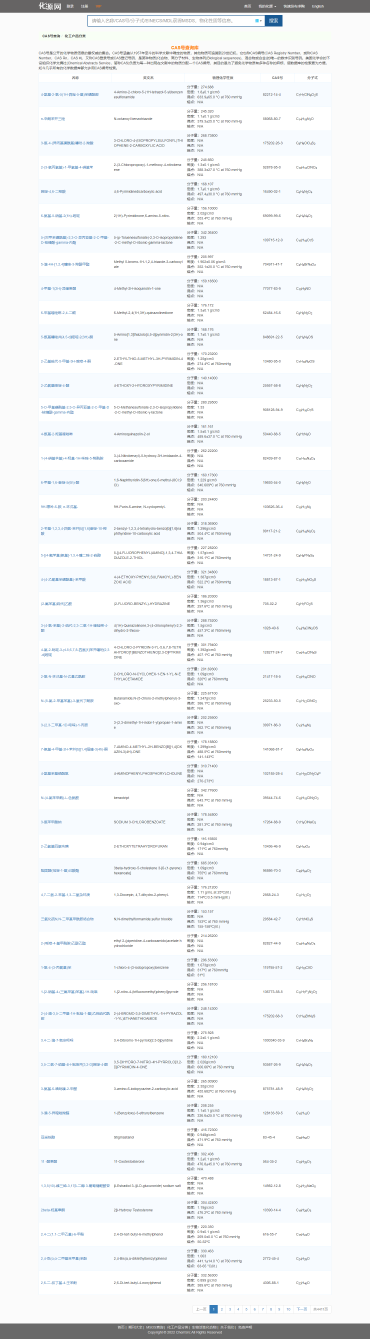
#> input picture image1.png, 1479 x 5354 px, given in place of geeks.png, which was not available (shown at 1/4 size)
$ python 54.Cartooning.py
#> lines starting #> are read from the running program, lines starting #| are printed output that depends on the picture; after the words box and inside, x2 and y2 are one past the last pixel; in counts of white or black regions, pixels touching at a corner belong together; pictures that were not available may be replaced by others from this repository, and a replacement may not be noted
import cv2
class Cartoonizer:
# """Cartoonizer effect
# A class that applies a cartoon effect to an image.
# The class uses a bilateral filter and adaptive thresholding to create
# a cartoon effect.
# """
    def __init__(self):
        pass

    def render(self, img_rgb):
        img_rgb = cv2.imread(img_rgb)
#> img_rgb is the input picture: shape (5354, 1479, 3); mean B, G, R 247, 245.3, 243.5
        img_rgb = cv2.resize(img_rgb, (600,600))
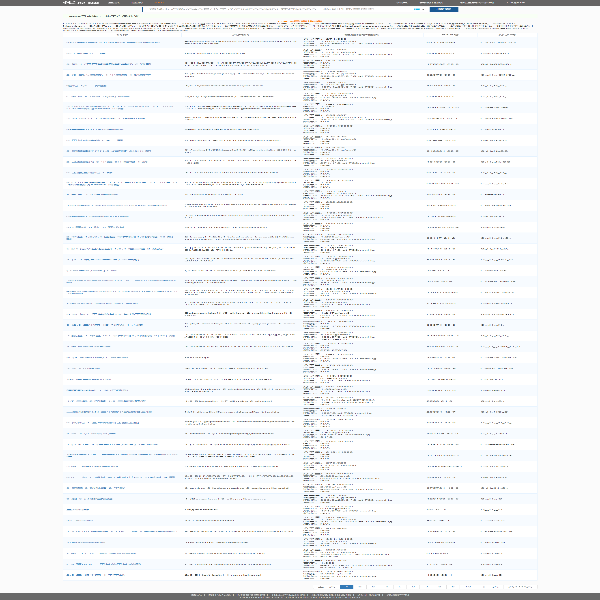
#> img_rgb: shape (600, 600, 3); mean B, G, R 246.9, 245.2, 243.4
        numDownSamples = 2 # number of downscaling steps
        numBilateralFilters = 50 # number of bilateral filtering steps

# -- STEP 1 --

# downsample image using Gaussian pyramid
        img_color = img_rgb
        for _ in range(numDownSamples):
            img_color = cv2.pyrDown(img_color)
#> this loop made 2 passes
#> pass 1, in render, `img_color = cv2.pyrDown(img_color)`:
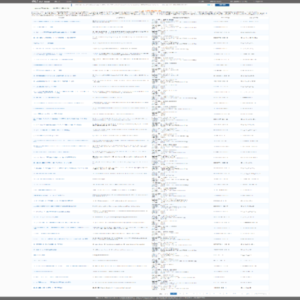
#> img_color: shape (300, 300, 3); mean B, G, R 247, 245.3, 243.5

#cv2.imshow("downcolor",img_color)
#cv2.waitKey(0)
# repeatedly apply small bilateral filter instead of applying
# one large filter:edge preserving
        for _ in range(numBilateralFilters):
            img_color = cv2.bilateralFilter(img_color, 9, 9, 7)
#> img_color: shape (150, 150, 3)

#cv2.imshow("bilateral filter",img_color)
#cv2.waitKey(0)
# upsample image to original size
        for _ in range(numDownSamples):
            img_color = cv2.pyrUp(img_color)
#cv2.imshow("upscaling",img_color)
#cv2.waitKey(0)

# -- STEPS 2 and 3 --
# convert to grayscale and apply median blur:removing the noise
        img_gray = cv2.cvtColor(img_rgb, cv2.COLOR_RGB2GRAY)
        img_blur = cv2.medianBlur(img_gray, 3)
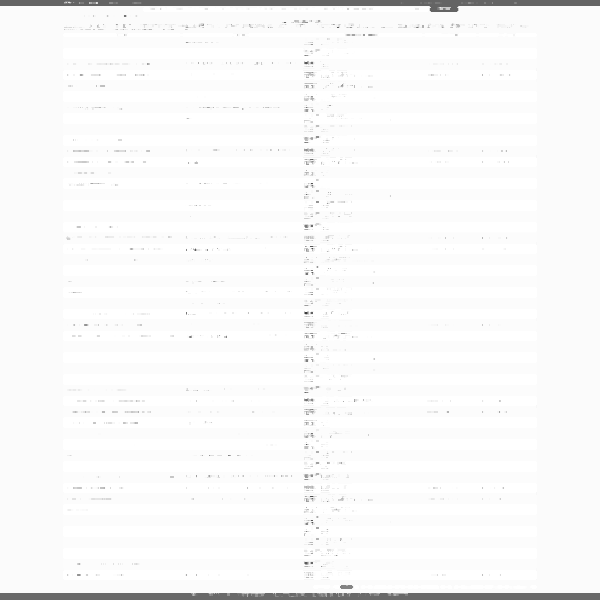
#> img_blur: shape (600, 600); min 58, max 255, mean 248.9
#cv2.imshow("grayscale+median blur",img_color)
#cv2.waitKey(0)

# -- STEP 4 --
# detect and enhance edges
# cv2.adaptiveThreshold(src, maxValue, adaptiveMethod, thresholdType, blockSize, C, dst=None)
# src：灰度化的图片
# maxValue：满足条件的像素点需要设置的灰度值
# adaptiveMethod：自适应方法。有2种：ADAPTIVE_THRESH_MEAN_C 或 ADAPTIVE_THRESH_GAUSSIAN_C
# thresholdType：二值化方法，可以设置为THRESH_BINARY或者THRESH_BINARY_INV
# blockSize：分割计算的区域大小，取奇数
# C：常数，每个区域计算出的阈值的基础上在减去这个常数作为这个区域的最终阈值，可以为负数
# dst：输出图像，可选
        img_edge = cv2.adaptiveThreshold(img_blur, 255,
                cv2.ADAPTIVE_THRESH_MEAN_C,
                cv2.THRESH_BINARY, 9, 2)
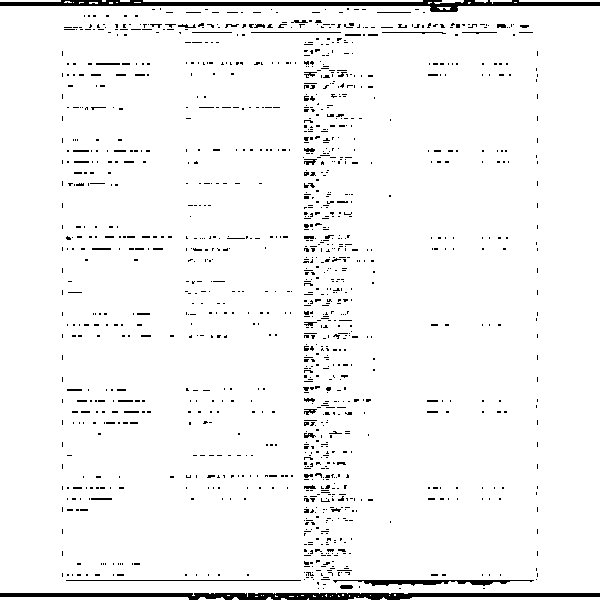
#> img_edge: shape (600, 600); 96.1% white; 1268 black regions (1211 under 20 px), largest, box (x1, y1, x2, y2) and area: (0, 593, 600, 600) 2837, (0, 0, 600, 12) 2651, (333, 580, 534, 586) 648
#cv2.imshow("edge",img_edge)
#cv2.waitKey(0)

# -- STEP 5 --
# convert back to color so that it can be bit-ANDed with color image
        (x,y,z) = img_color.shape
#> x = 600; y = 600; z = 3
        img_edge = cv2.resize(img_edge,(y,x))
        img_edge = cv2.cvtColor(img_edge, cv2.COLOR_GRAY2RGB)
        cv2.imwrite("edge.png",img_edge)
#cv2.imshow("step 5", img_edge)
#cv2.waitKey(0)
#img_edge = cv2.resize(img_edge,(i for i in img_color.shape[:2]))
#print img_edge.shape, img_color.shape
# bitwise AND of two images
# Syntax: cv2.bitwise_and(source1, source2, destination, mask)
# Parameters:
# source1: First Input Image array(Single-channel, 8-bit or floating-point)
# source2: Second Input Image array(Single-channel, 8-bit or floating-point)
# dest: Output array (Similar to the dimensions and type of Input image array)
# mask: Operation mask, Input / output 8-bit single-channel mask
        return cv2.bitwise_and(img_color, img_edge)

tmp_canvas = Cartoonizer()

file_name = r'H:\MyGitCodes\Python\OpenCV-Tutorials\geeks.png' #File_name will come here
res = tmp_canvas.render(file_name)

cv2.imwrite("Cartoon version.jpg", res)
cv2.imshow("Cartoon version", res)
cv2.waitKey(0)
cv2.destroyAllWindows()

#_______________________________________________________
# importing libraries
import cv2
import numpy as np

# reading image
img = cv2.imread(r'H:\MyGitCodes\Python\OpenCV-Tutorials\geeks.png')

# Edges
gray = cv2.cvtColor(img, cv2.COLOR_BGR2GRAY)
gray = cv2.medianBlur(gray, 5)
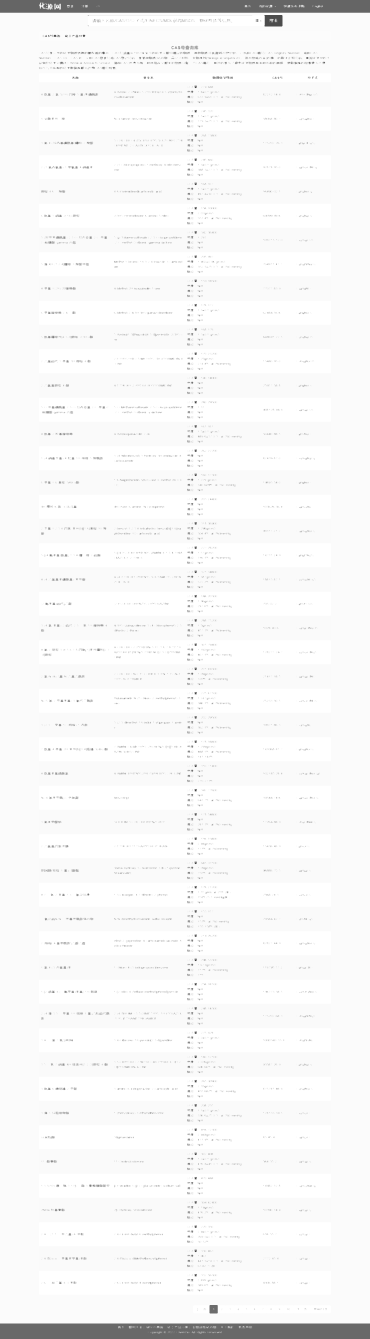
#> gray: shape (5354, 1479) (shown at 1/4 size); min 51, max 255, mean 247.7
edges = cv2.adaptiveThreshold(gray, 255, cv2.ADAPTIVE_THRESH_MEAN_C,
		cv2.THRESH_BINARY, 9, 9)
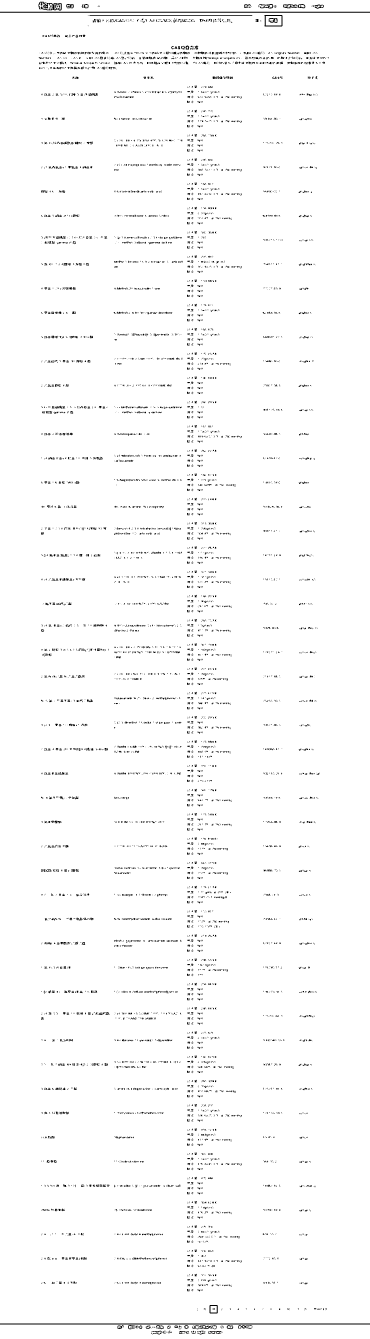
#> edges: shape (5354, 1479) (shown at 1/4 size); 98.1% white; black in thin lines or dots

# Cartoonization
color = cv2.bilateralFilter(img, 9, 250, 250)
cartoon = cv2.bitwise_and(color, color, mask=edges)
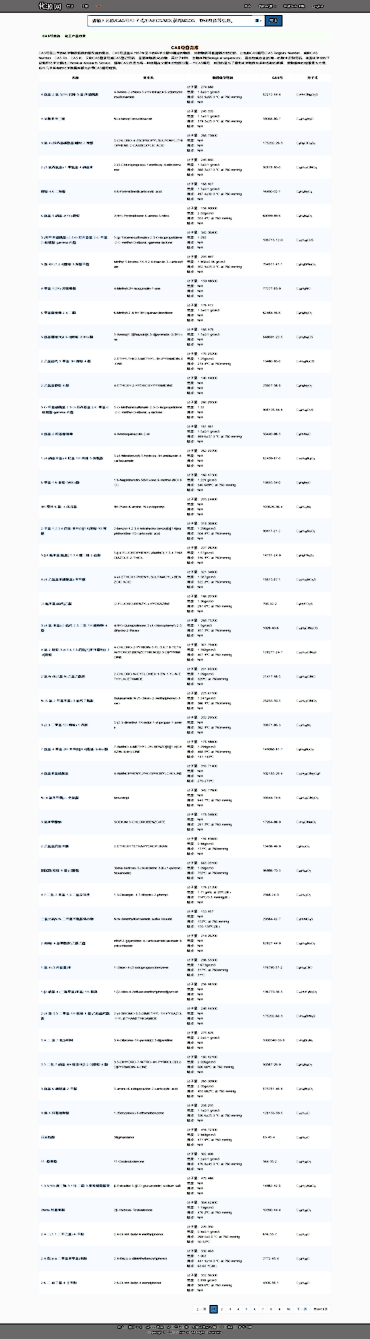
#> cartoon: shape (5354, 1479, 3) (shown at 1/4 size); mean B, G, R 244, 242.4, 240.7


cv2.imshow("Image", img)
cv2.imshow("edges", edges)
cv2.imshow("Cartoon", cartoon)
cv2.waitKey(0)
cv2.destroyAllWindows()
